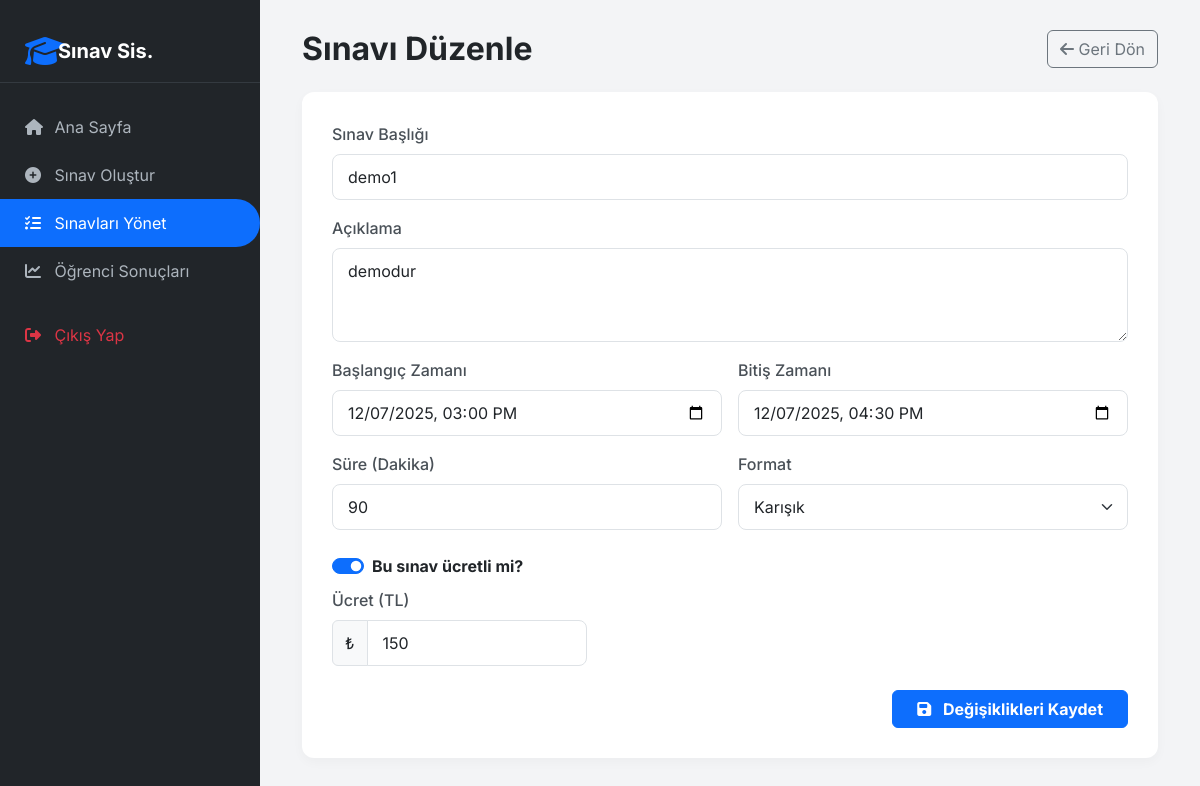
The app's page /edit_exam.php?exam_id=19 (signed in) with its own data.
### tables this page shows
CREATE TABLE `exams` (
  `id` int(11) NOT NULL,
  `title` varchar(255) DEFAULT NULL,
  `description` text DEFAULT NULL,
  `start_time` datetime DEFAULT NULL,
  `end_time` datetime DEFAULT NULL,
  `duration_minutes` int(11) DEFAULT NULL,
  `creator_id` int(11) DEFAULT NULL,
  `format` enum('coktan_secimli','klasik','yazili','karisik') DEFAULT NULL,
  `is_paid` tinyint(1) DEFAULT 1,
  `date` datetime DEFAULT NULL,
  `price` int(11) DEFAULT 0,
  `created_at` datetime DEFAULT current_timestamp()
);

### edit_exam.php (the view, shortened to what this page needs)
<?php
require 'db.php';
$exam_id = $_GET['exam_id'] ?? null;
$ogretmen_id = $_SESSION['user']['id'];
$stmt = $pdo->prepare("SELECT * FROM exams WHERE id = ? AND creator_id = ?");
$stmt->execute([$exam_id, $ogretmen_id]);
$exam = $stmt->fetch(PDO::FETCH_ASSOC);
?>
<!DOCTYPE html>
<html lang="tr">
<head>
    <link href="https://cdn.jsdelivr.net/npm/bootstrap@5.3.3/dist/css/bootstrap.min.css" rel="stylesheet">
    <link rel="stylesheet" href="https://cdnjs.cloudflare.com/ajax/libs/font-awesome/6.4.0/css/all.min.css">
</head>
<body>
    <div class="sidebar">
        <div class="sidebar-header d-flex align-items-center">
            <i class="fa-solid fa-graduation-cap fa-2x me-2 text-primary"></i>
            <h5 class="m-0 fw-bold">Sınav Sis.</h5>
        </div>
        <a href="dashboard.php"><i class="fa-solid fa-house"></i> Ana Sayfa</a>
        <a href="create_exam.php"><i class="fa-solid fa-plus-circle"></i> Sınav Oluştur</a>
        <a href="manage_exams.php" class="active"><i class="fa-solid fa-list-check"></i> Sınavları Yönet</a>
        <a href="student_results.php"><i class="fa-solid fa-chart-line"></i> Öğrenci Sonuçları</a>
        <a href="logout.php" class="text-danger mt-3"><i class="fa-solid fa-right-from-bracket"></i> Çıkış Yap</a>
    </div>
    <div class="main-content">
        <div class="container">
            <div class="d-flex justify-content-between align-items-center mb-4">
                <h2 class="fw-bold text-dark m-0">Sınavı Düzenle</h2>
                <a href="manage_exams.php" class="btn btn-outline-secondary"><i class="fa-solid fa-arrow-left"></i> Geri Dön</a>
            </div>
            <div class="card card-custom">
                <form method="POST">
                    <div class="row g-3">
                        <div class="col-12">
                            <label class="form-label">Sınav Başlığı</label>
                            <input type="text" name="title" class="form-control" value="<?= htmlspecialchars($exam['title']) ?>" required>
                        </div>
                        <div class="col-12">
                            <label class="form-label">Açıklama</label>
                            <textarea name="description" class="form-control" rows="3" required><?= htmlspecialchars($exam['description']) ?></textarea>
                        </div>
                        <div class="col-md-6">
                            <label class="form-label">Başlangıç Zamanı</label>
                            <input type="datetime-local" name="start_time" class="form-control" value="<?= date('Y-m-d\TH:i', strtotime($exam['start_time'])) ?>" required>
                        </div>
                        <div class="col-md-6">
                            <label class="form-label">Bitiş Zamanı</label>
                            <input type="datetime-local" name="end_time" class="form-control" value="<?= date('Y-m-d\TH:i', strtotime($exam['end_time'])) ?>" required>
                        </div>
                        <div class="col-md-6">
                            <label class="form-label">Süre (Dakika)</label>
                            <input type="number" name="duration" class="form-control" value="<?= $exam['duration_minutes'] ?>" required>
                        </div>
                        <div class="col-md-6">
                            <label class="form-label">Format</label>
                            <select name="format" class="form-select" required>
                                <option value="karisik" <?= $exam['format'] == 'karisik' ? 'selected' : '' ?>>Karışık</option>
                            </select>
                        </div>
                        <div class="col-12 mt-4">
                            <div class="form-check form-switch">
                                <input class="form-check-input" type="checkbox" id="is_paid" name="is_paid" <?= $exam['is_paid'] ? 'checked' : '' ?> onchange="togglePrice()">
                                <label class="form-check-label fw-bold" for="is_paid">Bu sınav ücretli mi?</label>
                            </div>
                        </div>
                        <div class="col-md-4 mt-2" id="priceDiv" style="display: <?= $exam['is_paid'] ? 'block' : 'none' ?>;">
                            <label class="form-label">Ücret (TL)</label>
                            <div class="input-group">
                                <span class="input-group-text">₺</span>
                                <input type="number" name="price" class="form-control" value="<?= $exam['price'] ?>">
                            </div>
                        </div>
                        <div class="col-12 mt-4 text-end">
                            <button type="submit" class="btn btn-primary px-4 fw-bold">
                                <i class="fa-solid fa-save me-2"></i> Değişiklikleri Kaydet
                            </button>
                        </div>
                    </div>
                </form>
            </div>
        </div>
    </div>
</body>
</html>

### edit_exam.php (style rules this page uses)
body { font-family: 'Inter', sans-serif; background-color: #f3f4f6; }
.sidebar { width: 260px; height: 100vh; background: #212529; color: #fff; position: fixed; top: 0; left: 0; padding-top: 20px; z-index: 1000; }
.sidebar-header { padding: 15px 25px; border-bottom: 1px solid #343a40; margin-bottom: 20px; }
.sidebar a { padding: 12px 25px; text-decoration: none; font-size: 16px; color: #adb5bd; display: block; transition: 0.2s; }
.sidebar a:hover, .sidebar a.active { color: #fff; background-color: #0d6efd; border-radius: 0 25px 25px 0; }
.sidebar i { width: 25px; }
.main-content { margin-left: 260px; padding: 30px; }
.card-custom { border: none; border-radius: 12px; background: #fff; box-shadow: 0 4px 12px rgba(0,0,0,0.03); padding: 30px; }
.form-label { font-weight: 500; color: #495057; }
.form-control, .form-select { padding: 10px 15px; border-radius: 8px; border: 1px solid #dee2e6; }

### records on screen
exams: title "demo1", description "demodur", start_time "12/07/2025 15:00", end_time "12/07/2025 16:30", duration "90", format "Karışık", is_paid "☑", price "150"
